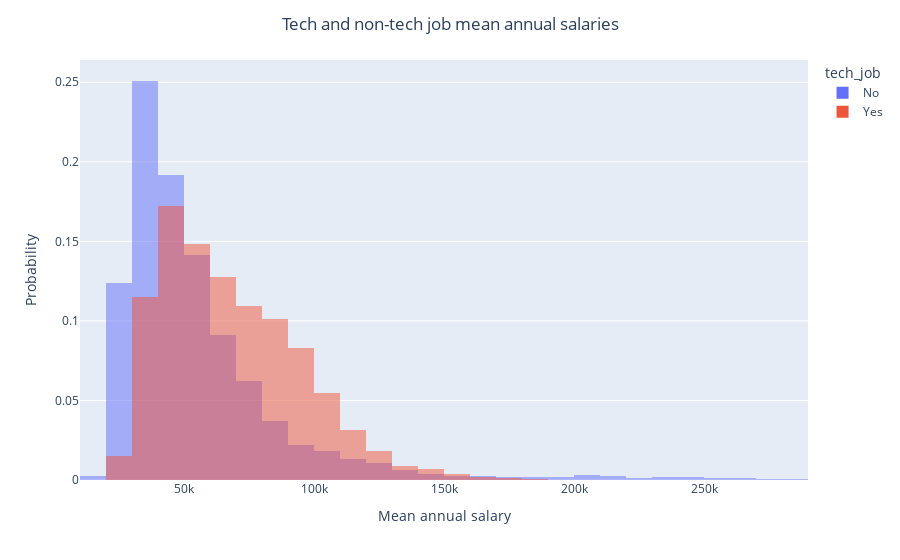

Here is the notebook cell this chart was saved with:
### Code cell
# PLOT HISTOGRAM SHOWING PROBABILITY DISTRIBUTION OF TECH AND NON-TECH SALARIES

fig=px.histogram(df_occupations,'a_mean',color='tech_job',nbins=30,barmode='overlay', histnorm='probability')
fig.update_layout(title='Tech and non-tech job mean annual salaries', title_x=0.5, xaxis_title="Mean annual salary", yaxis_title="Probability")

### Figure 1 — Plotly figure (JSON) as saved in the notebook; plotly's stock layout.template omitted (floating-point values rounded to 4 significant figures; data arrays with more than 128 entries replaced by an {"elided": "..."} marker saying what was removed)
{"data": [{"alignmentgroup": "True", "bingroup": "x", "histnorm": "probability", "hovertemplate": "tech_job=No<br>a_mean=%{x}<br>probability=%{y}<extra></extra>", "legendgroup": "No", "marker": {"color": "#636efa", "opacity": 0.5}, "name": "No", "nbinsx": 30, "offsetgroup": "No", "orientation": "v", "showlegend": true, "type": "histogram", "x": {"elided": "24119 int values"}, "xaxis": "x", "yaxis": "y"}, {"alignmentgroup": "True", "bingroup": "x", "histnorm": "probability", "hovertemplate": "tech_job=Yes<br>a_mean=%{x}<br>probability=%{y}<extra></extra>", "legendgroup": "Yes", "marker": {"color": "#EF553B", "opacity": 0.5}, "name": "Yes", "nbinsx": 30, "offsetgroup": "Yes", "orientation": "v", "showlegend": true, "type": "histogram", "x": {"elided": "5577 int values"}, "xaxis": "x", "yaxis": "y"}], "layout": {"barmode": "overlay", "legend": {"title": {"text": "tech_job"}, "tracegroupgap": 0}, "margin": {"t": 60}, "title": {"text": "Tech and non-tech job mean annual salaries", "x": 0.5}, "xaxis": {"anchor": "y", "domain": [0, 1], "title": {"text": "Mean annual salary"}}, "yaxis": {"anchor": "x", "domain": [0, 1], "title": {"text": "Probability"}}}}
